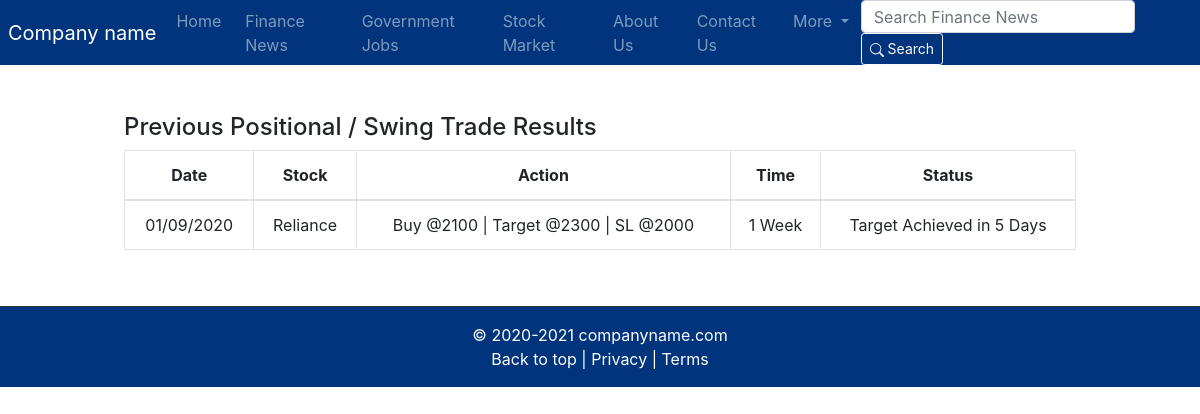
Screenshot of /stock/lasttrade with the database file from the repository.
### Stock/models.py (models this page shows, shortened)
class PreviousSwingTrade (models.Model):
    sno = models.AutoField(primary_key=True)
    date = models.CharField(max_length=150)
    stockname = models.CharField(max_length=150)
    priceandaction = models.CharField(max_length=150)
    time = models.CharField(max_length=150)
    status = models.CharField(max_length=150)
    created_on = models.DateTimeField(auto_now_add=True)
    timeStamp = models.DateTimeField(blank=True)
    class Meta:
        ordering = ['-created_on']

### Stock/views.py (the view)
# urls.py: path('lasttrade', views.lasttrade, name='lasttrade'),
def lasttrade(request):
    allPreviousSwingTrade = PreviousSwingTrade.objects.all().order_by('-created_on')
    context = {'allPreviousSwingTrade':allPreviousSwingTrade}
    return render(request, 'Stock/lasttrade.html', context)

### templates/Stock/lasttrade.html (shortened to what this page needs)
{% extends 'base.html' %}
{% block body %}
<div>
<div class="box1 col-md-10 my-4 p-4 mx-auto">
                <h4>Previous Positional / Swing Trade Results </h4>
                <table class="table table-bordered my-2">
                    <thead style="text-align: center;" >
                        <tr>
                            <th scope="col">Date</th>
                            <th scope="col">Stock</th>
                            <th scope="col">Action</th>
                            <th scope="col">Time</th>
                            <th scope="col">Status</th>
                        </tr>
                    </thead>
                    {% for PreviousSwingTrade in allPreviousSwingTrade %}
                    <tbody style="text-align: center;" >
                        <tr>
                            <td> {{PreviousSwingTrade.date}} </th>
                            <td> {{PreviousSwingTrade.stockname}} </td>
                            <td> {{PreviousSwingTrade.priceandaction}} </td>
                            <td> {{PreviousSwingTrade.time}} </td>
                            <td> {{PreviousSwingTrade.status}} </td>
                        </tr>
                    </tbody>
                    {% endfor %}
                </table>
</div>
{% endblock body %}

### rows the page displays
PreviousSwingTrade: date "01/09/2020", stockname "Reliance", priceandaction "Buy @2100 | Target @2300 | SL @2000", time "1 Week", status "Target Achieved in 5 Days"
